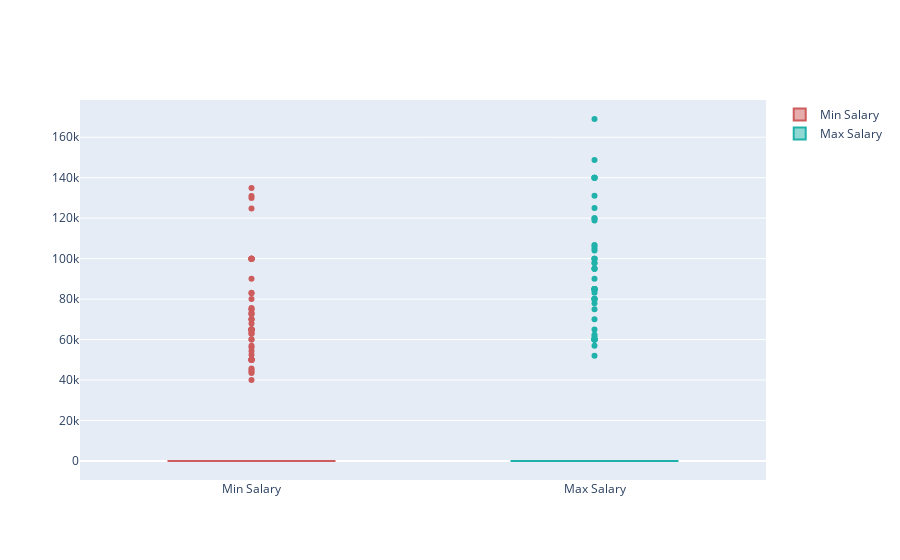

Write notebook code for a chart like this one.
### Code cell
import plotly.graph_objects as go
import numpy as np

y0 = df['low_salary_year($)']
y1 = df['high_salary_year($)']

fig = go.Figure()
fig.add_trace(go.Box(y=y0, name='Min Salary',
                marker_color = 'indianred'))
fig.add_trace(go.Box(y=y1, name = 'Max Salary',
                marker_color = 'lightseagreen'))

fig.show()

### Figure 1 — Plotly figure (JSON) as saved in the notebook; plotly's stock layout.template omitted (floating-point values rounded to 4 significant figures; data arrays with more than 128 entries replaced by an {"elided": "..."} marker saying what was removed)
{"data": [{"marker": {"color": "indianred"}, "name": "Min Salary", "type": "box", "y": {"elided": "1151 int values"}}, {"marker": {"color": "lightseagreen"}, "name": "Max Salary", "type": "box", "y": {"elided": "1151 int values"}}], "layout": {}}
